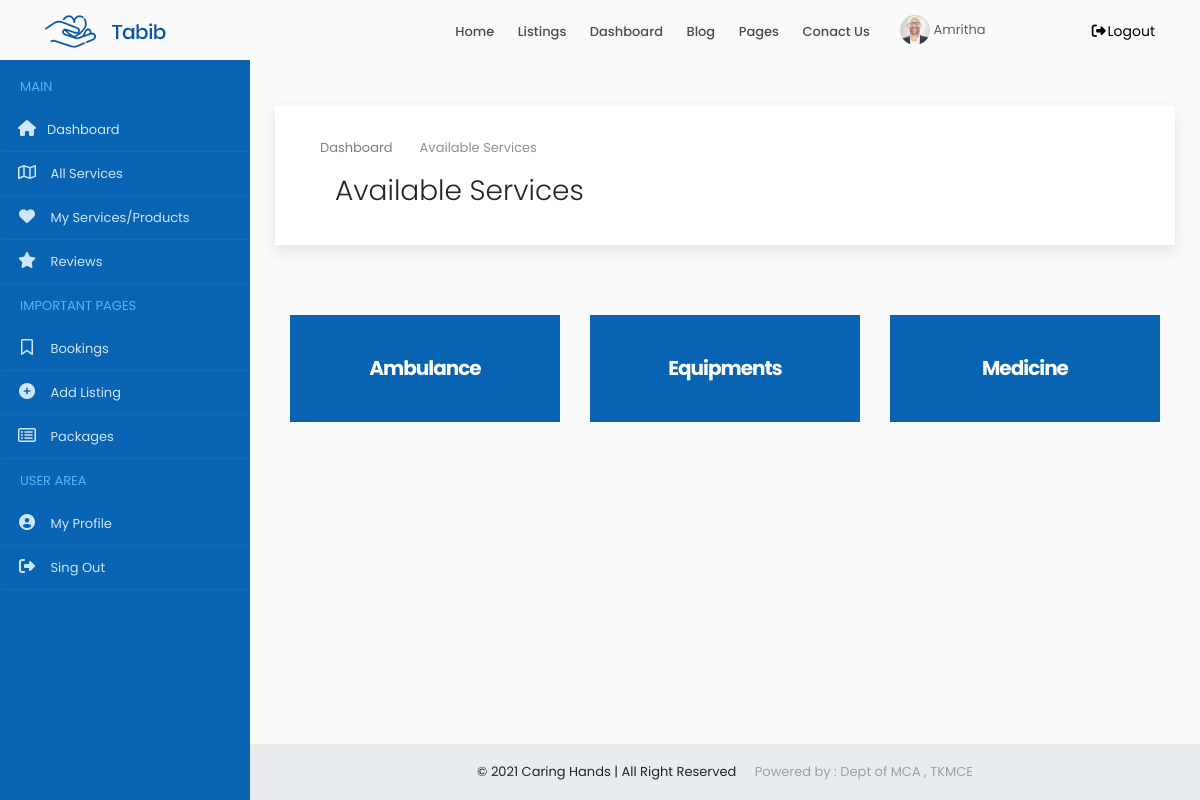
Screenshot of /provider/services/available/ (signed in) with the database file from the repository.
### accounts/models.py (models this page shows, shortened)
class Users(models.Model):
    user = models.ForeignKey(User,on_delete=models.CASCADE)
    name = models.CharField(max_length=150)
    email = models.EmailField(max_length=200,null=True, blank=True)
    organization = models.CharField(max_length=250,null=True, blank=True)
    mob = models.CharField(max_length=12)
    sex = models.CharField(max_length=10,choices=gender,default='Male')
    house = models.CharField(max_length=100,null=True, blank=True)
    street1 =models.CharField(max_length=100,null=True, blank=True)
    street2 =models.CharField(max_length=100,null=True, blank=True)
    city = models.CharField(max_length=100,null=True, blank=True)
    district = models.CharField(max_length=100,null=True, blank=True)
    state = models.CharField(max_length=100,null=True,choices=states, blank=True)
    pin = models.CharField(max_length=100,null=True,blank=True)
    age = models.IntegerField(null=True, blank=True)
    type = models.CharField(max_length=20,choices=user_type)
    approval = models.CharField(max_length=20,choices=approval_choices,default='Pending')
    document = models.FileField(upload_to='documents',null=True, blank=True)

class Service(models.Model):
    category = models.CharField(max_length=250)
    providers = models.IntegerField(null=True, blank=True)
    users = models.IntegerField(null=True, blank=True)
    def __str__(self):
        return self.category

### accounts/views.py (the view)
# urls.py: path('provider/services/available/',AvailableServices.as_view(), name='available_services'),
class AvailableServices(View):
    def get(self, request):
        x = ProviderCheck(request)
        if x == True:
            user = request.user
            account = Users.objects.get(user=user)
            name = []
            provider_service = ProviderService.objects.filter(user=account)
            for i in provider_service:
                name.append(i.service)
            services = Service.objects.exclude(category__in=name)
            print(services)
            context = {'account': account, 'services': services}
            return render(request,'provider/available_services.html',context)
        else:
            return redirect('home')

### accounts/functions.py (called while the page is built)
def ProviderCheck(request):
    user = request.user
    if user.is_authenticated:
        try:
            u = Users.objects.get(user=user)
            if u.type == 'service_provider':
                return (True)
            else:
                return (False)
        except:
            return (False)
    else:
        return (False)

### accounts/templates/provider/available_services.html (shortened to what this page needs)
{% extends 'common/dashboard_main.html' %}
{% load static %}
{% block content %}
{% include 'common/header.html' %}
{% include 'provider/sidenav.html' %}
<div class="content-wrapper">
<div class="container-fluid overflow-hidden">
    <div class="row margin-tb-90px margin-lr-10px sm-mrl-0px">
        <div id="page-title" class="padding-30px background-white full-width box-shadow">
            <div class="container">
                <ol class="breadcrumb opacity-5">
                    <li><a href="{% url 'home' %}">Dashboard</a></li>
                    <li class="active">Available Services</li>
                </ol>
                <div class="container-fluid">
                    <div class="row">
                        <div class="col-6">
                            <h1 class="font-weight-300">Available Services</h1>
                        </div>
                        <div class="col-6">
                        </div>
                    </div>
                </div>
            </div>
        </div>
        <div class="container-fluid">
            <div class="row" style="margin-top:40px">
                {% for i in services %}
                <div class="col-lg-4 col-md-4  col-sm-6 sm-mb-40px wow fadeInUp" data-wow-delay="0.2s" style="visibility: visible; animation-delay: 0.2s; animation-name: fadeInUp;margin-top: 30px;">
                    <a href="#" data-toggle="modal" data-target="#addservice_{{i.id}}">
                        <div class="pricing hover-effect">
                            <div class="pricing-head text-center">
                                <h3 class="font-weight-700 padding-40px background-main-color margin-0px text-white">
                                    <span class=" z-index-2 position-relative d-block">{{i.category|title}}
                                    </span>
                                </h3>
                            </div>
                        </div>
                    </a>
                </div>
                {% empty %}
                <div class="alert alert-danger  margin-bottom-35px border-radius-10 padding-30px">
                    <strong>OOPS!</strong> No Services found
                    <hr>
                    <p class="margin-0px">Add new services to be listed out over here.</p>
                </div>
                {% endfor %}
            </div>
        </div>
    </div>
</div>
{% include 'common/small_footer.html' %}
</div>
{% endblock %}

### accounts/templates/common/header.html (shortened to what this page needs)
{% load static %}
<header>
    <div id="fixed-header-dark" class="header-output fixed-header">
        <div class="container header-in">
            <div class="row">
                <div class="col-lg-2 col-md-12">
                    <a id="logo" href="{% url 'index' %}" class="d-inline-block margin-tb-15px"><img
                            src="{% static 'assets/img/logo-1.png' %}" alt=""></a>
                </div>
                <div class="col-lg-7 col-md-12 position-inherit">
                    <ul id="menu-main" class="nav-menu float-lg-right link-padding-tb-20px">
                        <li><a href="{% url 'index' %}">Home</a>
                        </li>
                        <li class="has-dropdown"><a href="#">Listings</a>
                        </li>
                        <li class="has-dropdown"><a href="#">Dashboard</a>
                        </li>
                        <li class="has-dropdown"><a href="#">Blog</a>
                        </li>
                        <li class="has-dropdown"><a href="#">Pages</a>
                        </li>
                        <li><a href="page-contact-us.html">Conact Us</a></li>
                    </ul>
                </div>
                <div class="col-lg-3 col-md-12">
                    {% if request.user.is_authenticated %}
                    <a href="{% url 'home' %}" class="margin-top-15px d-inline-block text-grey-3 margin-right-15px"><img src="{% static 'assets/img/testimonial-3.png' %}" class="height-30px border-radius-30" alt=""> {{account.name|title}}</a>
                    <a href="{% url 'logout' %}" class="margin-tb-20px d-inline-block text-up-small float-left float-lg-right" data-toggle="modal" data-target="#exampleModal"><i class="fa fa-fw fa-sign-out-alt"></i>Logout</a>
                    {% else %}
                    <a href="{% url 'login' %}" class="margin-tb-20px d-inline-block text-up-small float-left float-lg-right"><i class="far fa-user"></i> Login</a>
                    {% endif %}
                </div>
            </div>
        </div>
    </div>
</header>

### static/assets/css/colors/main.css (style rules this page uses)
.background-main-color { background-color: #0864b2; }

### static/assets/css/sb-admin.css (style rules this page uses)
html { position: relative; min-height: 100%; }
body { overflow-x: hidden; }
.content-wrapper { min-height: calc(100vh - 56px); padding-top: 1rem; }
.content-wrapper { overflow-x: hidden; }
@media (min-width: 992px) { .content-wrapper { margin-left: 250px; } }

### rows the page displays
Users: name "Amritha"
Service: category "Ambulance"
Service: category "Equipments"
Service: category "Medicine"
